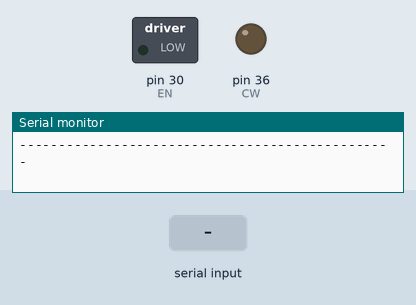
Simulated run of this sketch. Board: Arduino Mega 2560, built with avr-gcc and run on an emulated ATmega2560. Shown: switched loads named in the sketch (green lamp = pin HIGH), output pins drawn as LEDs (lit = HIGH), the last lines printed to the serial monitor. Inputs (shaded band) come from the test bench. Pins used as bus, display or sensor lines are not drawn.

Above: at 1.5 s.
1.6 s: "A\n" received over Serial
At 2.9 s:
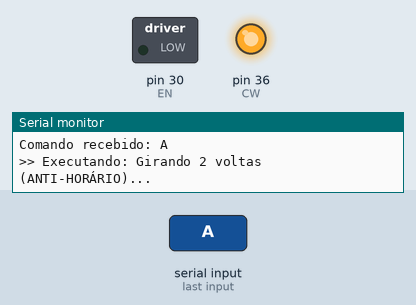
Timing chart, 0 to 4.6 s (numbered marks = the images above; inputs shaded):
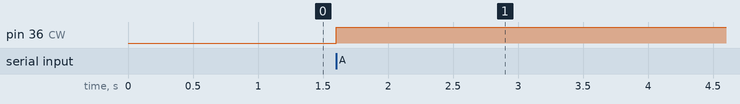

Measured:
- after the input at 1.6 s, pin 36 (CW): LOW → HIGH at once

The sketch:

braco_arduino.ino
```cpp
// Definição dos pinos de controle
#define CLK 44
#define CW  36
#define EN  30

// AJUSTE DE MOVIMENTO (Modo Passo Cheio: 200 passos = 1 volta)
// Para dar exatamente 2 voltas completas: 2 x 200 = 400 passos.
const int passosDesejados = 6400;

// Tempo em microssegundos entre os pulsos. Menor = Mais Rápido.
const int tempoPulso = 400;

void exibirMenu();

void setup() {
  pinMode(CLK, OUTPUT);
  pinMode(CW,  OUTPUT);
  pinMode(EN,  OUTPUT);

  digitalWrite(EN, LOW);  // Liga o driver
  digitalWrite(CW, LOW);  // Sentido inicial horário

  Serial.begin(9600);
  exibirMenu();
}

void loop() {
  if (Serial.available() > 0) {
    char cmd = Serial.read();

    if (cmd == '\n' || cmd == '\r' || cmd == ' ') return;

    Serial.print("\nComando recebido: ");
    Serial.println(cmd);

    // [ G ] - Girar sentido Horário
    if (cmd == 'G' || cmd == 'g') {
      digitalWrite(CW, LOW);
      Serial.println(">> Executando: Girando 2 voltas (HORÁRIO)...");

      for (int i = 0; i < passosDesejados; i++) {
        digitalWrite(CLK, HIGH);
        delayMicroseconds(tempoPulso);
        digitalWrite(CLK, LOW);
        delayMicroseconds(tempoPulso);
      }
      Serial.println(">> Movimento concluído!");
      exibirMenu();
    }

    // [ A ] - Girar sentido Anti-Horário
    else if (cmd == 'A' || cmd == 'a') {
      digitalWrite(CW, HIGH);
      Serial.println(">> Executando: Girando 2 voltas (ANTI-HORÁRIO)...");

      for (int i = 0; i < passosDesejados; i++) {
        digitalWrite(CLK, HIGH);
        delayMicroseconds(tempoPulso);
        digitalWrite(CLK, LOW);
        delayMicroseconds(tempoPulso);
      }
      Serial.println(">> Movimento concluído!");
      exibirMenu();
    }

    // [ P ] - Status de Retenção
    else if (cmd == 'P' || cmd == 'p') {
      Serial.println(">> Status: O motor está parado e energizado (travado).");
      exibirMenu();
    }

    // Comando Inválido
    else {
      Serial.println(">> Erro: Comando não reconhecido.");
      exibirMenu();
    }
  }
}

void exibirMenu() {
  Serial.println("\n------------------------------------------------");
  Serial.println("       PAINEL DE CONTROLE DO MOTOR DE PASSO     ");
  Serial.println("------------------------------------------------");
  Serial.println(" Digite uma das letras abaixo e pressione ENTER:");
  Serial.println("  [ G ] -> Girar no sentido Horário (2 voltas)");
  Serial.println("  [ A ] -> Girar no sentido Anti-horário (2 voltas)");
  Serial.println("  [ P ] -> Verificar status de retenção do motor");
  Serial.println("------------------------------------------------");
}
```
